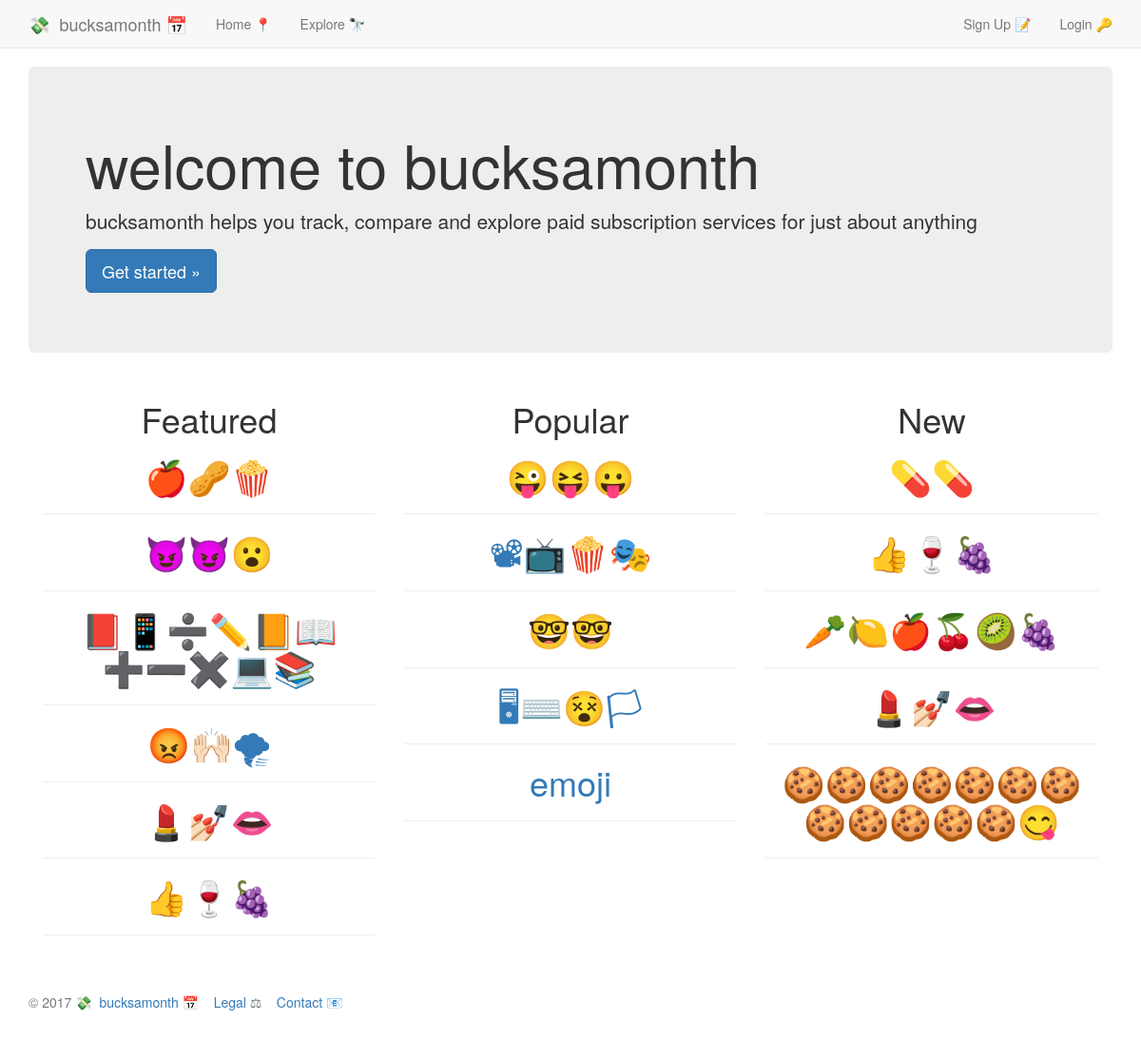
The page / on the database its author committed.
### services/models.py (models this page shows, shortened)
class Service(models.Model):
	service_name 			= models.CharField(max_length=140)
	url_name 				= models.CharField(max_length=200)
	description_long		= models.CharField(max_length=500, default='')
	description_short		= models.CharField(max_length=140, default='')
	featured				= models.BooleanField(default=False)
	date_created 			= models.DateTimeField(auto_now_add=True)
	bucksamonth 			= models.DecimalField(max_digits=8, decimal_places=2, default=0.00)
	emoji					= models.CharField(max_length=20, default='')
	twitter 				= models.CharField(max_length=100, default='')

### services/views.py (the view)
# urls.py: url(r'^$', HomeView.as_view(), name='home'),
class HomeView(View):
	def get(self, request, *args, **kwargs):
		services = Service.objects.all()
		featured = Service.objects.filter(featured=True)
		popular = Service.objects.annotate(num_users=Count('subscription_service')).order_by('-num_users')[:5]
		new = Service.objects.order_by('-date_created')[:5]
		context = {
			'featured':featured,
			'popular':popular,
			'new':new,
		}
		return render(request, 'services/home.html', context)

### services/templates/services/home.html (shortened to what this page needs)
{% extends 'base.html' %}
{% block content %}
{% include 'nav.html' %}
    <div class="container">
      <div class="jumbotron">
        <h1>welcome to bucksamonth</h1>
        <p>bucksamonth helps you track, compare and explore paid subscription services for just about anything</p>
        <p>
          <a class="btn btn-lg btn-primary" href=
          "{% if user.is_authenticated %}
          {% url 'accounts:profile' %}
          {% else %}
          {% url 'accounts:login' %}
          {% endif %}" role="button">Get started &raquo;</a>
        </p>
      </div>
    </div>
<div class="container">
<div style="text-align:center;" class="col-md-4" >
<h1>Featured</h1>
{% for service in featured %}
<a style="text-decoration: none !important" role="button" data-toggle="collapse" href="#a-popout{{ forloop.counter | slugify }}" aria-expanded="false" aria-controls="a-popout{{ forloop.counter | slugify }}"><h1>
  {{ service.emoji }}</h1>
</a>
<hr>
{% endfor %}
</div>
<div class="col-md-4" style="text-align:center;">
<h1>Popular</h1>
{% for service in popular %}
<a  style="text-decoration: none !important" role="button" data-toggle="collapse" href="#b-popout{{ forloop.counter | slugify }}" aria-expanded="false" aria-controls="b-popout{{ forloop.counter | slugify }}"><h1>
  {{ service.emoji }}</h1>
</a>
<hr>
{% endfor %}
</div>
<div class="col-md-4" style="text-align:center;">
<h1>New</h1>
{% for service in new %}
<a style="text-decoration: none !important" role="button" data-toggle="collapse" href="#c-popout{{ forloop.counter | slugify }}" aria-expanded="false" aria-controls="c-popout{{ forloop.counter | slugify }}"><h1>
  {{ service.emoji }}</h1>
</a>
<hr>
{% endfor %}
</div>
</div>
{% endblock %}

### static/css/main.css (style rules this page uses)
body { min-height: 200px; padding-top: 70px; padding-bottom: 20px; }

### rows shown on the page
Service: emoji "🍎🥜🍿"
Service: emoji "😈😈😮"
Service: emoji "📕📱➗✏️📙📖➕➖✖️💻📚"
Service: emoji "😡🙌🏻🌪"
Service: emoji "💄💅🏻👄"
Service: emoji "👍🍷🍇"
Service: emoji "😜😝😛"
Service: emoji "📽📺🍿🎭"
Service: emoji "🤓🤓"
Service: emoji "🖥⌨️😵🏳"
Service: emoji "emoji"
Service: emoji "💊💊"
Service: emoji "🥕🍋🍎🍒🥝🍇"
Service: emoji "🍪🍪🍪🍪🍪🍪🍪🍪🍪🍪🍪🍪😋"
